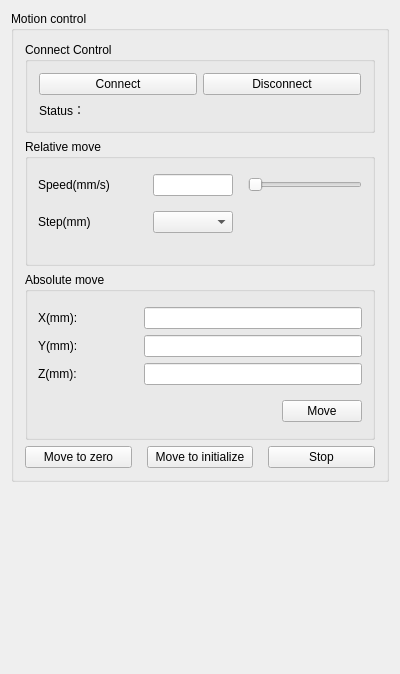
<?xml version="1.0" encoding="UTF-8"?>
<ui version="4.0">
 <class>DeviceControlWidgetClass</class>
 <widget class="QWidget" name="DeviceControlWidgetClass">
  <property name="geometry">
   <rect>
    <x>0</x>
    <y>0</y>
    <width>400</width>
    <height>674</height>
   </rect>
  </property>
  <property name="windowTitle">
   <string>DeviceControlWidget</string>
  </property>
  <layout class="QVBoxLayout" name="verticalLayout_3">
   <item>
    <widget class="QGroupBox" name="groupBox">
     <property name="minimumSize">
      <size>
       <width>0</width>
       <height>200</height>
      </size>
     </property>
     <property name="title">
      <string>Motion control</string>
     </property>
     <layout class="QVBoxLayout" name="verticalLayout_2">
      <item>
       <widget class="QGroupBox" name="groupBox_4">
        <property name="title">
         <string>Connect Control</string>
        </property>
        <layout class="QVBoxLayout" name="verticalLayout_4">
         <item>
          <layout class="QHBoxLayout" name="horizontalLayout_9">
           <item>
            <widget class="QPushButton" name="btn_connect">
             <property name="text">
              <string>Connect</string>
             </property>
            </widget>
           </item>
           <item>
            <widget class="QPushButton" name="btn_disconnect">
             <property name="text">
              <string>Disconnect</string>
             </property>
            </widget>
           </item>
          </layout>
         </item>
         <item>
          <layout class="QHBoxLayout" name="horizontalLayout_8" stretch="0,3">
           <item>
            <widget class="QLabel" name="label">
             <property name="text">
              <string>Status：</string>
             </property>
            </widget>
           </item>
           <item>
            <widget class="QLabel" name="label_status">
             <property name="font">
              <font>
               <weight>75</weight>
               <bold>true</bold>
              </font>
             </property>
             <property name="text">
              <string/>
             </property>
            </widget>
           </item>
          </layout>
         </item>
        </layout>
       </widget>
      </item>
      <item>
       <widget class="QGroupBox" name="groupBox_2">
        <property name="minimumSize">
         <size>
          <width>0</width>
          <height>0</height>
         </size>
        </property>
        <property name="title">
         <string>Relative move</string>
        </property>
        <layout class="QVBoxLayout" name="verticalLayout_9">
         <property name="spacing">
          <number>15</number>
         </property>
         <property name="leftMargin">
          <number>10</number>
         </property>
         <property name="topMargin">
          <number>15</number>
         </property>
         <property name="rightMargin">
          <number>10</number>
         </property>
         <property name="bottomMargin">
          <number>15</number>
         </property>
         <item>
          <widget class="QWidget" name="widget_2" native="true">
           <property name="minimumSize">
            <size>
             <width>0</width>
             <height>0</height>
            </size>
           </property>
           <layout class="QHBoxLayout" name="horizontalLayout" stretch="0,1,3">
            <property name="spacing">
             <number>15</number>
            </property>
            <property name="leftMargin">
             <number>0</number>
            </property>
            <property name="topMargin">
             <number>0</number>
            </property>
            <property name="rightMargin">
             <number>0</number>
            </property>
            <property name="bottomMargin">
             <number>0</number>
            </property>
            <item>
             <widget class="QLabel" name="label_slow">
              <property name="minimumSize">
               <size>
                <width>100</width>
                <height>0</height>
               </size>
              </property>
              <property name="maximumSize">
               <size>
                <width>100</width>
                <height>16777215</height>
               </size>
              </property>
              <property name="sizeIncrement">
               <size>
                <width>0</width>
                <height>0</height>
               </size>
              </property>
              <property name="text">
               <string>Speed(mm/s)</string>
              </property>
              <property name="alignment">
               <set>Qt::AlignLeading|Qt::AlignLeft|Qt::AlignVCenter</set>
              </property>
             </widget>
            </item>
            <item>
             <widget class="QLineEdit" name="lineEdit_speed">
              <property name="minimumSize">
               <size>
                <width>80</width>
                <height>0</height>
               </size>
              </property>
              <property name="maximumSize">
               <size>
                <width>80</width>
                <height>16777215</height>
               </size>
              </property>
             </widget>
            </item>
            <item>
             <widget class="QSlider" name="hSlider_speed">
              <property name="orientation">
               <enum>Qt::Horizontal</enum>
              </property>
             </widget>
            </item>
           </layout>
          </widget>
         </item>
         <item>
          <widget class="QWidget" name="widget" native="true">
           <property name="minimumSize">
            <size>
             <width>0</width>
             <height>0</height>
            </size>
           </property>
           <layout class="QHBoxLayout" name="horizontalLayout_4">
            <property name="spacing">
             <number>15</number>
            </property>
            <property name="leftMargin">
             <number>0</number>
            </property>
            <property name="topMargin">
             <number>0</number>
            </property>
            <property name="rightMargin">
             <number>0</number>
            </property>
            <property name="bottomMargin">
             <number>0</number>
            </property>
            <item>
             <widget class="QLabel" name="label_step">
              <property name="minimumSize">
               <size>
                <width>100</width>
                <height>0</height>
               </size>
              </property>
              <property name="maximumSize">
               <size>
                <width>100</width>
                <height>16777215</height>
               </size>
              </property>
              <property name="text">
               <string>Step(mm)</string>
              </property>
              <property name="alignment">
               <set>Qt::AlignLeading|Qt::AlignLeft|Qt::AlignVCenter</set>
              </property>
             </widget>
            </item>
            <item>
             <widget class="QComboBox" name="comboBox_step">
              <property name="minimumSize">
               <size>
                <width>80</width>
                <height>0</height>
               </size>
              </property>
              <property name="maximumSize">
               <size>
                <width>80</width>
                <height>16777215</height>
               </size>
              </property>
             </widget>
            </item>
            <item>
             <spacer name="horizontalSpacer">
              <property name="orientation">
               <enum>Qt::Horizontal</enum>
              </property>
              <property name="sizeHint" stdset="0">
               <size>
                <width>115</width>
                <height>20</height>
               </size>
              </property>
             </spacer>
            </item>
           </layout>
          </widget>
         </item>
         <item>
          <widget class="QWidget" name="widget_3" native="true">
           <property name="minimumSize">
            <size>
             <width>0</width>
             <height>0</height>
            </size>
           </property>
           <property name="sizeIncrement">
            <size>
             <width>0</width>
             <height>0</height>
            </size>
           </property>
           <layout class="QHBoxLayout" name="horizontalLayout_5">
            <property name="spacing">
             <number>0</number>
            </property>
            <property name="leftMargin">
             <number>0</number>
            </property>
            <property name="topMargin">
             <number>0</number>
            </property>
            <property name="rightMargin">
             <number>0</number>
            </property>
            <property name="bottomMargin">
             <number>0</number>
            </property>
            <item>
             <widget class="MotionMoveWidget" name="widget_motion" native="true"/>
            </item>
           </layout>
          </widget>
         </item>
        </layout>
       </widget>
      </item>
      <item>
       <widget class="QGroupBox" name="groupBox_3">
        <property name="minimumSize">
         <size>
          <width>0</width>
          <height>0</height>
         </size>
        </property>
        <property name="title">
         <string>Absolute move</string>
        </property>
        <layout class="QHBoxLayout" name="horizontalLayout_2">
         <property name="spacing">
          <number>0</number>
         </property>
         <property name="leftMargin">
          <number>0</number>
         </property>
         <property name="topMargin">
          <number>0</number>
         </property>
         <property name="rightMargin">
          <number>0</number>
         </property>
         <property name="bottomMargin">
          <number>0</number>
         </property>
         <item>
          <widget class="QWidget" name="widget_4" native="true">
           <property name="minimumSize">
            <size>
             <width>0</width>
             <height>0</height>
            </size>
           </property>
           <layout class="QVBoxLayout" name="verticalLayout">
            <property name="spacing">
             <number>15</number>
            </property>
            <property name="leftMargin">
             <number>10</number>
            </property>
            <property name="topMargin">
             <number>15</number>
            </property>
            <property name="rightMargin">
             <number>10</number>
            </property>
            <property name="bottomMargin">
             <number>15</number>
            </property>
            <item>
             <layout class="QGridLayout" name="gridLayout_3">
              <item row="0" column="0">
               <widget class="QLabel" name="label_4">
                <property name="minimumSize">
                 <size>
                  <width>100</width>
                  <height>0</height>
                 </size>
                </property>
                <property name="maximumSize">
                 <size>
                  <width>100</width>
                  <height>16777215</height>
                 </size>
                </property>
                <property name="text">
                 <string>X(mm): </string>
                </property>
               </widget>
              </item>
              <item row="0" column="1">
               <widget class="QLineEdit" name="lineEdit_x">
                <property name="text">
                 <string/>
                </property>
               </widget>
              </item>
              <item row="1" column="0">
               <widget class="QLabel" name="label_5">
                <property name="minimumSize">
                 <size>
                  <width>100</width>
                  <height>0</height>
                 </size>
                </property>
                <property name="maximumSize">
                 <size>
                  <width>100</width>
                  <height>16777215</height>
                 </size>
                </property>
                <property name="text">
                 <string>Y(mm): </string>
                </property>
               </widget>
              </item>
              <item row="1" column="1">
               <widget class="QLineEdit" name="lineEdit_y">
                <property name="text">
                 <string/>
                </property>
               </widget>
              </item>
              <item row="2" column="0">
               <widget class="QLabel" name="label_6">
                <property name="minimumSize">
                 <size>
                  <width>100</width>
                  <height>0</height>
                 </size>
                </property>
                <property name="maximumSize">
                 <size>
                  <width>100</width>
                  <height>16777215</height>
                 </size>
                </property>
                <property name="text">
                 <string>Z(mm): </string>
                </property>
               </widget>
              </item>
              <item row="2" column="1">
               <widget class="QLineEdit" name="lineEdit_z">
                <property name="text">
                 <string/>
                </property>
               </widget>
              </item>
             </layout>
            </item>
            <item>
             <layout class="QHBoxLayout" name="horizontalLayout_3">
              <item>
               <spacer name="horizontalSpacer_2">
                <property name="orientation">
                 <enum>Qt::Horizontal</enum>
                </property>
                <property name="sizeHint" stdset="0">
                 <size>
                  <width>40</width>
                  <height>20</height>
                 </size>
                </property>
               </spacer>
              </item>
              <item>
               <widget class="QPushButton" name="btn_absMove">
                <property name="text">
                 <string>Move</string>
                </property>
               </widget>
              </item>
             </layout>
            </item>
           </layout>
          </widget>
         </item>
        </layout>
       </widget>
      </item>
      <item>
       <widget class="QWidget" name="widget_5" native="true">
        <property name="minimumSize">
         <size>
          <width>0</width>
          <height>0</height>
         </size>
        </property>
        <layout class="QHBoxLayout" name="horizontalLayout_6">
         <property name="spacing">
          <number>15</number>
         </property>
         <property name="leftMargin">
          <number>0</number>
         </property>
         <property name="topMargin">
          <number>0</number>
         </property>
         <property name="rightMargin">
          <number>0</number>
         </property>
         <property name="bottomMargin">
          <number>0</number>
         </property>
         <item>
          <widget class="QPushButton" name="btn_zero">
           <property name="text">
            <string>Move to zero</string>
           </property>
          </widget>
         </item>
         <item>
          <widget class="QPushButton" name="btn_toSafe">
           <property name="text">
            <string>Move to initialize</string>
           </property>
          </widget>
         </item>
         <item>
          <widget class="QPushButton" name="btn_stop">
           <property name="text">
            <string>Stop</string>
           </property>
          </widget>
         </item>
        </layout>
       </widget>
      </item>
     </layout>
    </widget>
   </item>
   <item>
    <spacer name="verticalSpacer">
     <property name="orientation">
      <enum>Qt::Vertical</enum>
     </property>
     <property name="sizeType">
      <enum>QSizePolicy::Expanding</enum>
     </property>
     <property name="sizeHint" stdset="0">
      <size>
       <width>20</width>
       <height>40</height>
      </size>
     </property>
    </spacer>
   </item>
  </layout>
 </widget>
 <layoutdefault spacing="6" margin="11"/>
 <customwidgets>
  <customwidget>
   <class>MotionMoveWidget</class>
   <extends>QWidget</extends>
   <header>MoveWidget.h</header>
   <container>1</container>
  </customwidget>
 </customwidgets>
 <resources/>
 <connections/>
</ui>
